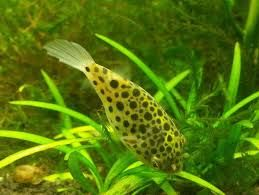
#> input picture open cv/fish.jpg, 259 x 195 px
$ python imWrite.py
#> lines starting #> are read from the running program, lines starting #| are printed output that depends on the picture
# -*- coding: utf-8 -*-
"""
Created on Thu Feb  9 10:40:34 2023

@author: user pc
"""

import cv2

# black ands white (grey scale)

img = cv2.imread("fish.jpg",0)
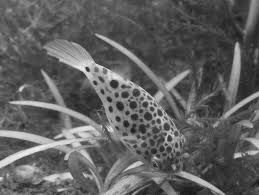
#> img: shape (195, 259); min 23, max 244, mean 95.5

#  save image

status= cv2.imwrite('greenspottedfish.png',img)

cv2.imshow('data',img)

cv2.waitKey(0)
cv2.destroyAllWindows()

$ run again, with open cv/face0.jpg copied over open cv/fish.jpg
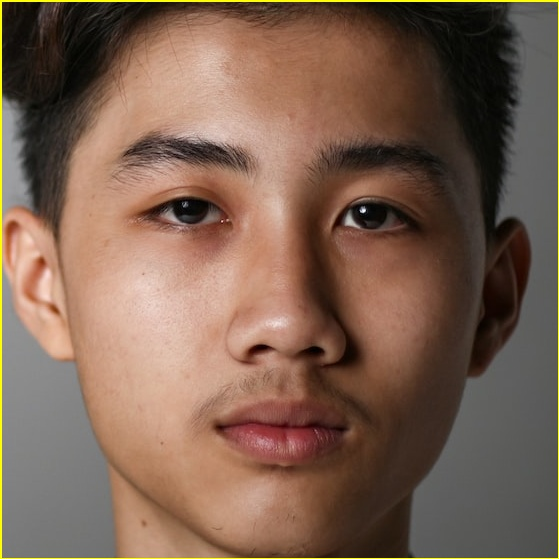
#> input picture open cv/face0.jpg, 559 x 559 px
#> `img = cv2.imread("fish.jpg",0)`:
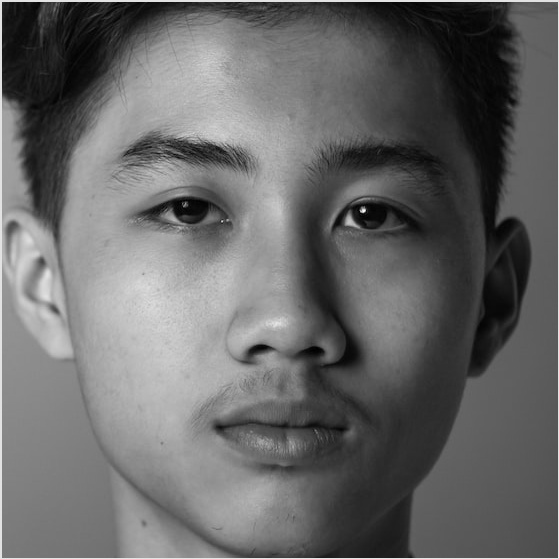
#> img: shape (559, 559); min 0, max 255, mean 103.5

$ run again, with open cv/faces.jfif saved as open cv/fish.jpg
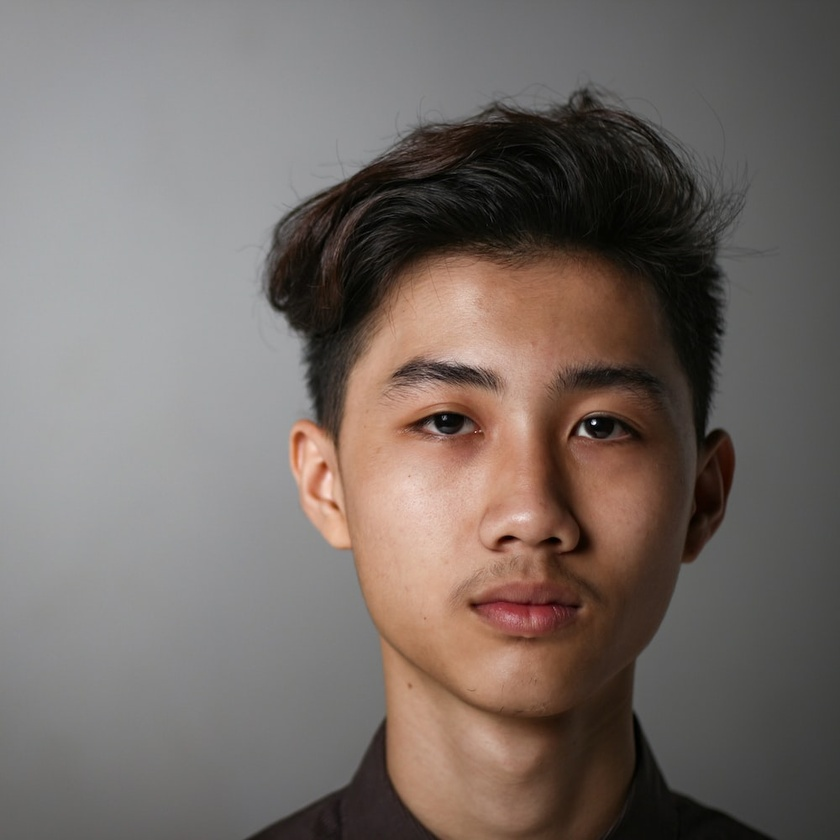
#> input picture open cv/faces.jfif, 840 x 840 px, shrunk from 1000 x 1000 before the run
#> `img = cv2.imread("fish.jpg",0)`:
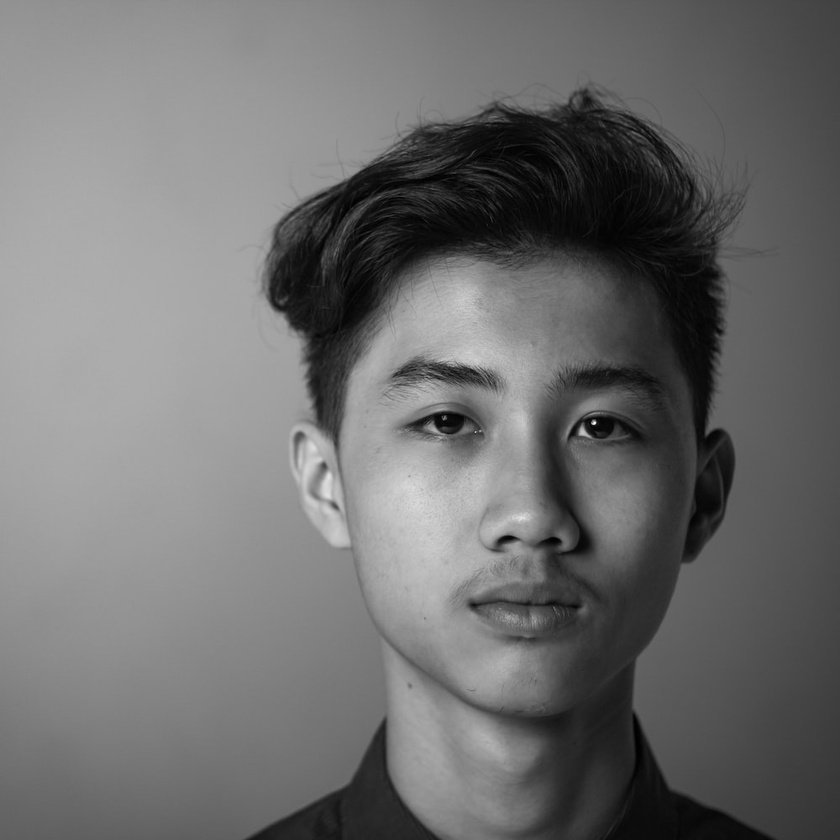
#> img: shape (840, 840); min 0, max 255, mean 110.2
